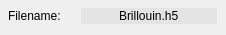
              <widget class="QWidget" name="filenameWidget" native="true">
               <property name="sizePolicy">
                <sizepolicy hsizetype="Preferred" vsizetype="Preferred">
                 <horstretch>0</horstretch>
                 <verstretch>0</verstretch>
                </sizepolicy>
               </property>
               <property name="minimumSize">
                <size>
                 <width>0</width>
                 <height>32</height>
                </size>
               </property>
               <property name="maximumSize">
                <size>
                 <width>16777215</width>
                 <height>40</height>
                </size>
               </property>
               <widget class="QWidget" name="layoutWidget2">
                <property name="geometry">
                 <rect>
                  <x>8</x>
                  <y>8</y>
                  <width>209</width>
                  <height>18</height>
                 </rect>
                </property>
                <layout class="QFormLayout" name="formLayout_3">
                 <property name="horizontalSpacing">
                  <number>20</number>
                 </property>
                 <item row="0" column="0">
                  <widget class="QLabel" name="acquisitionFilename_label">
                   <property name="frameShadow">
                    <enum>QFrame::Raised</enum>
                   </property>
                   <property name="text">
                    <string>Filename:</string>
                   </property>
                   <property name="alignment">
                    <set>Qt::AlignLeading|Qt::AlignLeft|Qt::AlignVCenter</set>
                   </property>
                  </widget>
                 </item>
                 <item row="0" column="1">
                  <widget class="QLineEdit" name="acquisitionFilename">
                   <property name="styleSheet">
                    <string notr="true">background: #E4E4E4;
border: none;</string>
                   </property>
                   <property name="text">
                    <string>Brillouin.h5</string>
                   </property>
                   <property name="alignment">
                    <set>Qt::AlignCenter</set>
                   </property>
                   <property name="readOnly">
                    <bool>true</bool>
                   </property>
                  </widget>
                 </item>
                </layout>
               </widget>
              </widget>
